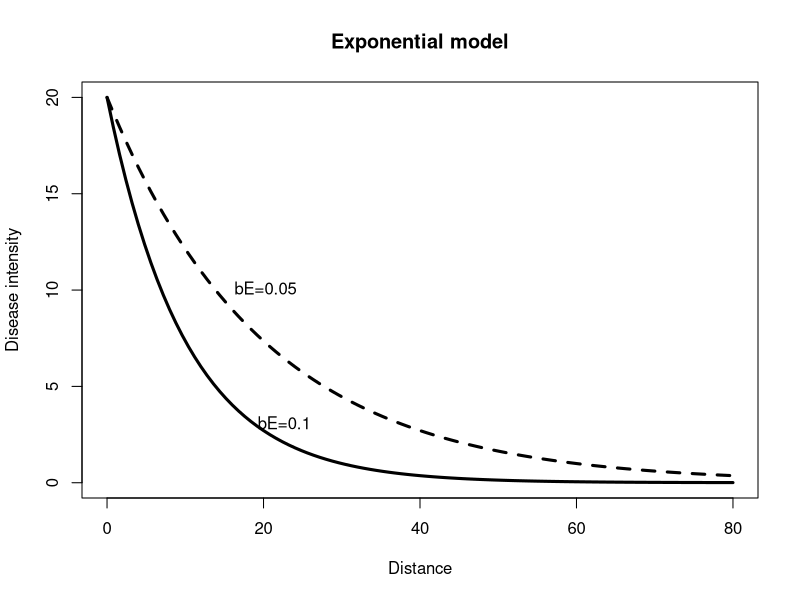
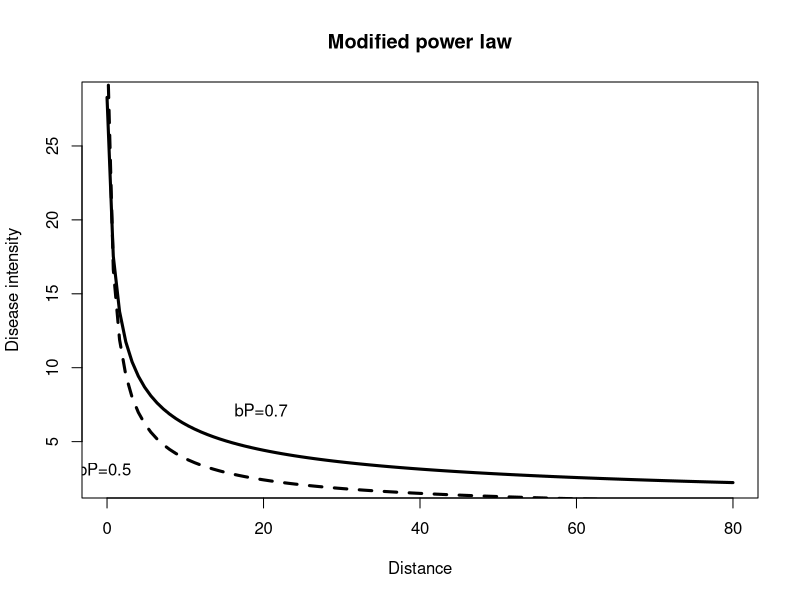
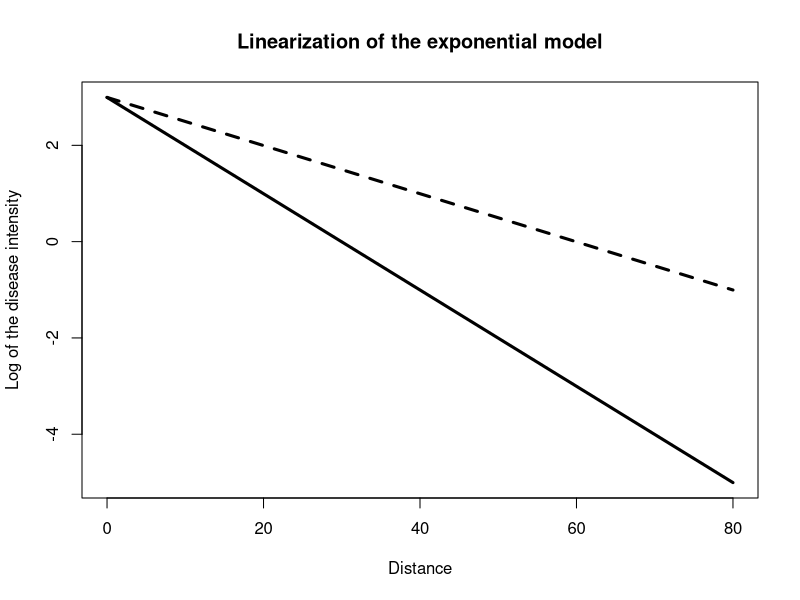
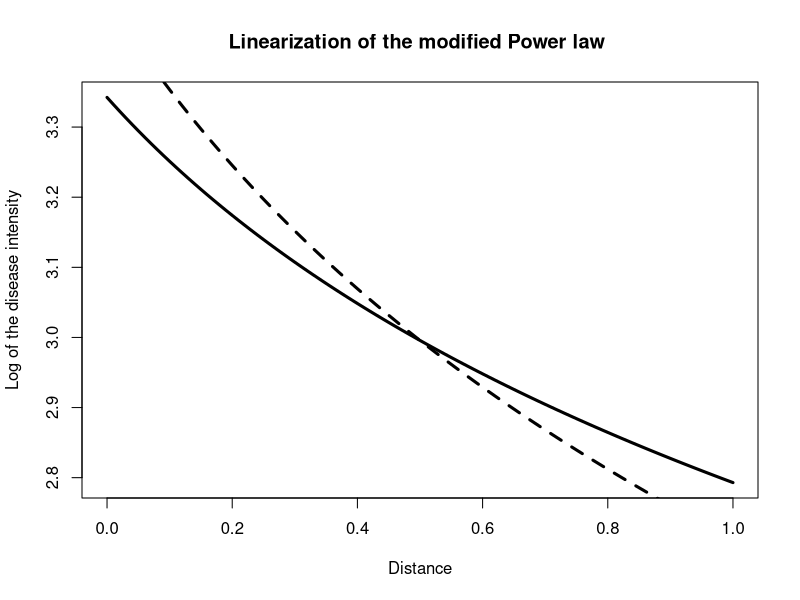
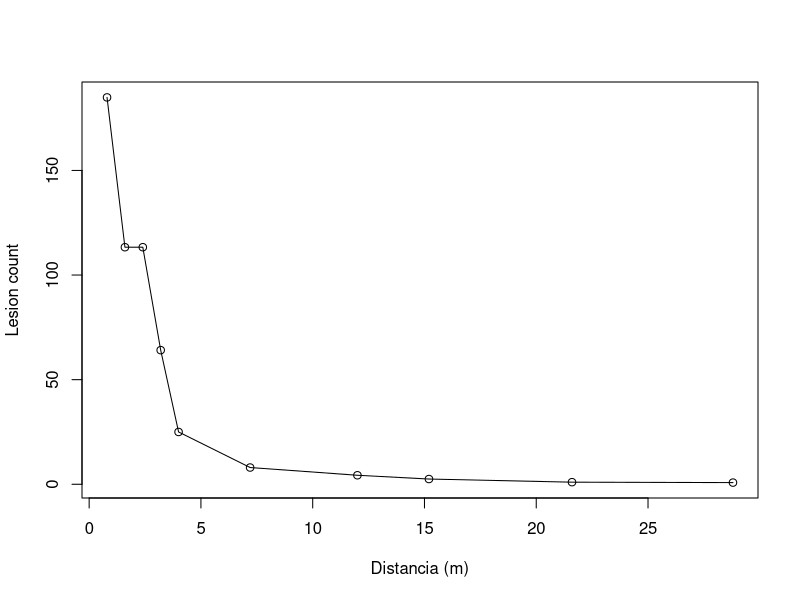
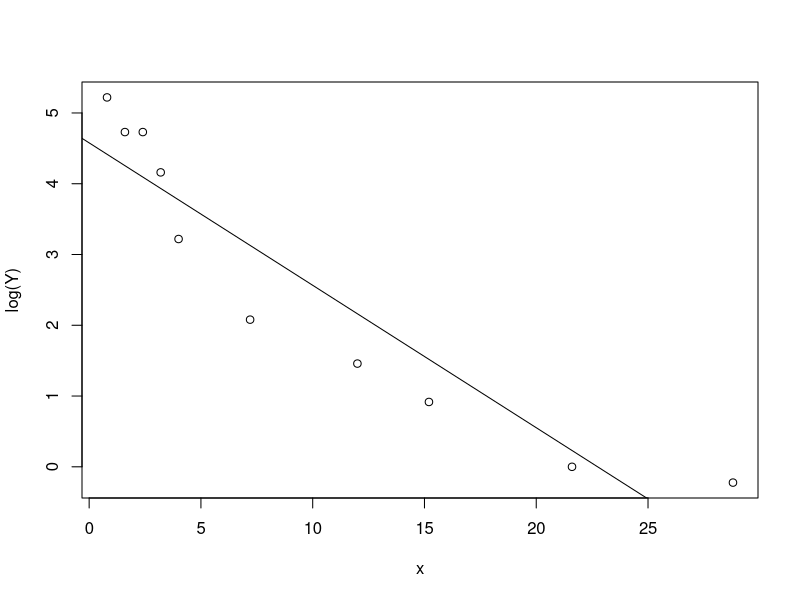
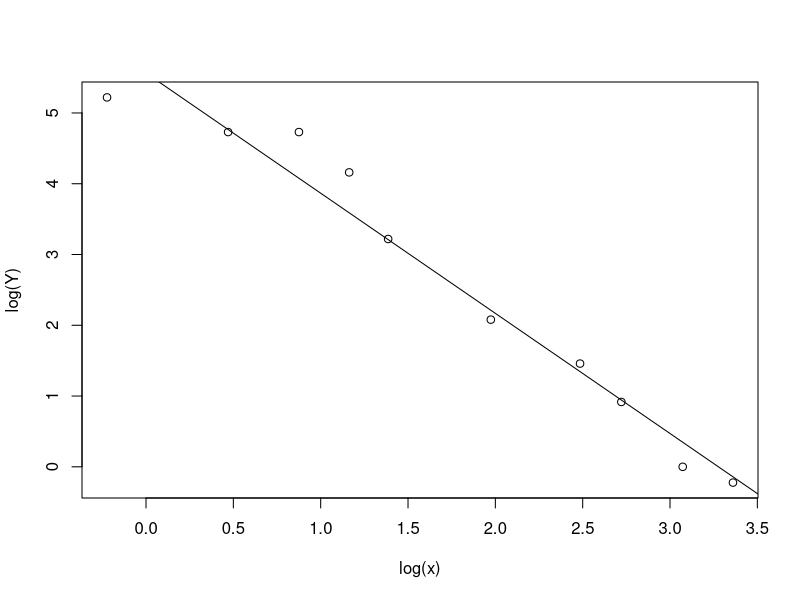
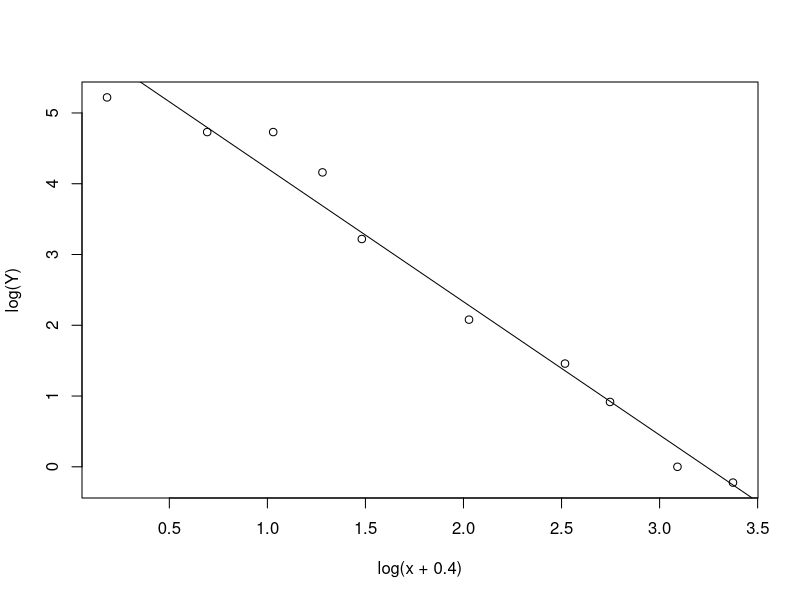

R code for these plots, in order:
## ---- chunk 1
a1=20     # y at distance zero for gradient 1
a2=20     # y at distance zero for gradient 2
b1=0.1    # decline rate for gradient 1
b2=0.05   # decline rate for gradient 2
max1=80   # maximum distance for gradient 1
max2=80   # maximum diestance for gradient 2

{curve(a1*exp(-b1*x), from=0, to=max1, add=F, ylab="Disease intensity", xlab="Distance", lty=1, lwd=3, main="Exponential model")}
text (18, 3, "bE=0.1", pos=4)

curve(a2*exp(-b2*x),from=0,to=max2, lty=2, lwd=3, add=T) 
text (15, 10, "bE=0.05", pos=4) 
## ---- chunk 2
C=0.5
a1=20   # y at zero distance for gradient 1
a2=20   # y at zero distance for gradient 2
b1=0.5  # decline rate for gradient 1
b2=0.7  # decline rate for gradient 2
max1=80 # maximum distance for gradient 1
max2=80 # maximum distance for gradient 2

curve(a1*((x+C)^-b1), from=0, to=max1, add=F, ylab="Disease intensity", xlab="Distance", lty=1, lwd=3, main="Modified power law")
text (-5, 3, "bP=0.5", pos=4) 

curve(a2*((x+C)^-b2),from=0,to=max2, lty=2, lwd=3, add=T) 
text (15, 7, "bP=0.7", pos=4) 

## ---- chunk 3
a1=20   
a2=20   
b1=0.1     
b2=0.05    
max1=80    
max2=80    

curve(log(a1) - b1*x, from=0, to=max1, add=F, ylab="Log of the disease intensity", xlab="Distance", lty=1, lwd=3, main="Linearization of the exponential model")

curve(log(a2) - b2*x,from=0,to=max2, lty=2, lwd=3, add=T) 
 
## ---- chunk 4
C=0.5
a1=20   
a2=20  
b1=0.5    
b2=0.7    
max1=80   
max2=80    
 

curve(log(a1)-(b1*log(x+C)), from=0, add=F, ylab="Log of the disease intensity", xlab="Distance", lty=1, lwd=3, main="Linearization of the modified Power law ")


curve(log(a2)-(b2*log(x+C)),from=0, lty=2, lwd=3, add=T) 
 
## ---- chunk 5
# create the two vectors
x = c(0.8, 1.6, 2.4, 3.2, 4, 7.2, 12, 15.2, 21.6, 28.8)
Y = c(184.9, 113.3, 113.3, 64.1, 25, 8, 4.3, 2.5, 1, 0.8)
grad1 = data.frame(x,Y)   # create the dataframe
grad1                     # show the gradient
## ---- chunk 6
plot(Y ~ x, data=grad1, main="", type=c("o"), ylab="Lesion count", xlab="Distancia (m)")


## ---- chunk 7
reg_exp = lm(log(Y) ~ x, data=grad1)
summary(reg_exp)
## ---- chunk 8
reg_p = lm(log(Y) ~ log(x), data=grad1)
summary(reg_p)
## ---- chunk 9
reg_pm = lm(log(Y) ~ log(x+0.4), data=grad1)
summary(reg_pm) 
## ---- chunk 10
plot (log(Y)~x)
abline(reg_exp)
## ---- chunk 11
plot (log(Y)~log(x))
abline(reg_p)
## ---- chunk 12
plot (log(Y)~log(x+0.4))
abline(reg_pm)
## ---- chunk 13
plot (reg_pm$residuals ~ log(x+0.4))
## ---- chunk 14
plot (reg_p$residuals ~ log(x))
## ---- chunk 15
plot (reg_exp$residuals ~ x)




